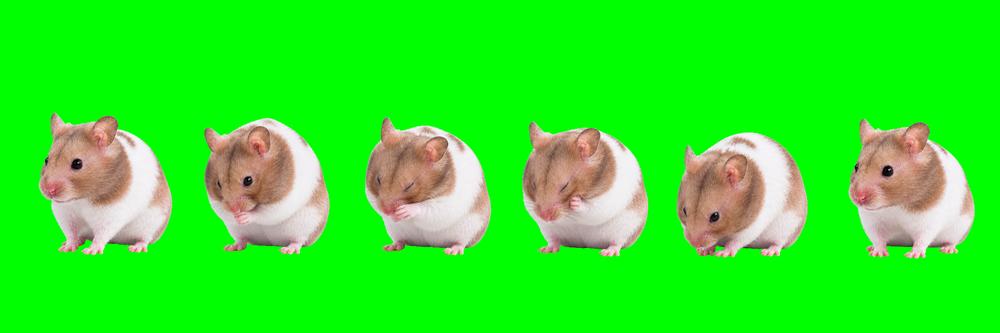
#> input picture pet-art/run/decoded/running.png, 1000 x 333 px, shrunk from 2172 x 724 before the run
$ python flatten_running_green.py
#> lines starting #> are read from the running program, lines starting #| are printed output that depends on the picture
from pathlib import Path
from PIL import Image

p = Path(__file__).parent / "decoded" / "running.png"
im = Image.open(p).convert("RGB")
#> im is the input picture: PIL image 1000x333 RGB; mean R, G, B 46.6, 234, 36.8
pix = im.load()
for y in range(im.height):
    for x in range(im.width):
        r, g, b = pix[x, y]
        if g >= 100 and g > r * 1.32 and g > b * 1.32:
            pix[x, y] = (0, 255, 0)
im.save(p)
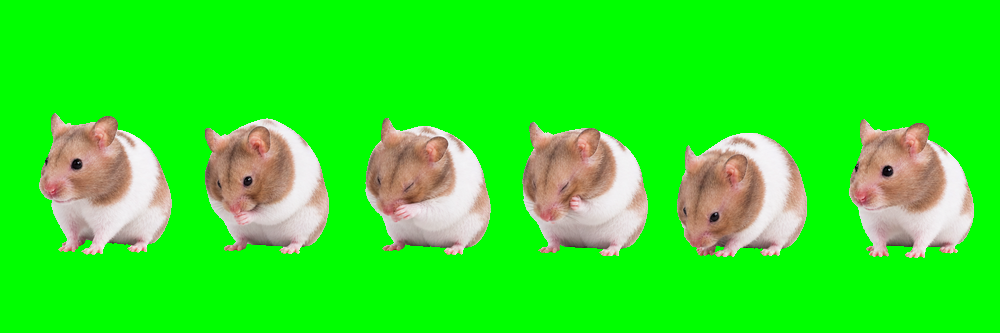
#> saved as running.png: PIL image 1000x333 RGB; mean R, G, B 46.1, 234.2, 36.3

$ run again, with pet-art/run/decoded/idle.png copied over pet-art/run/decoded/running.png
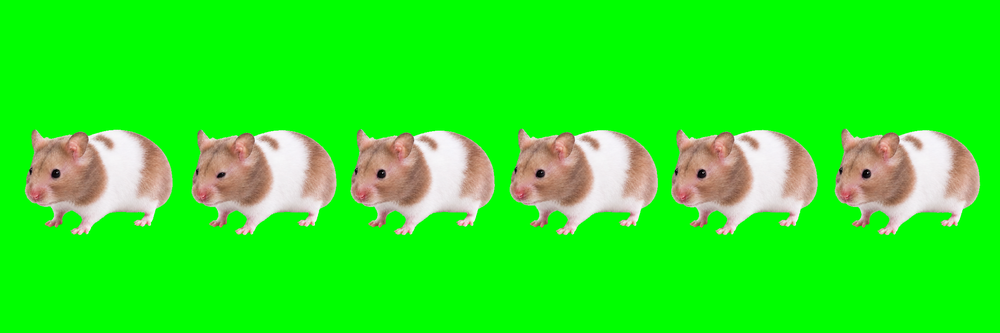
#> input picture pet-art/run/decoded/idle.png, 1000 x 333 px, shrunk from 2172 x 724 before the run
#> im is the input picture: PIL image 1000x333 RGB; mean R, G, B 40.6, 238.1, 32.5
#> `im.save(p)`:
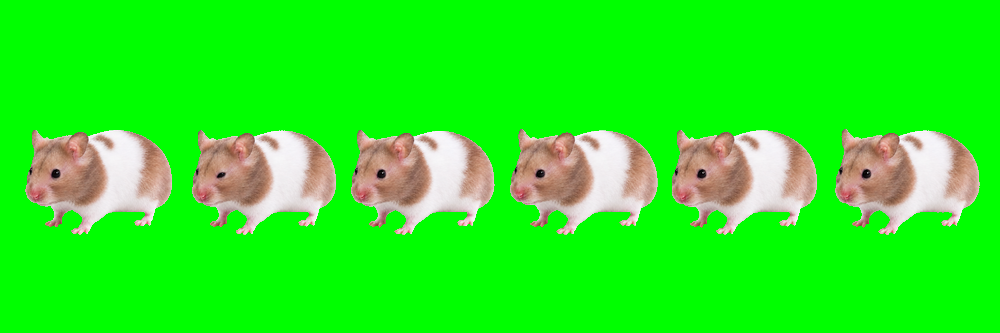
#> saved as running.png: PIL image 1000x333 RGB; mean R, G, B 40.1, 238.3, 32
